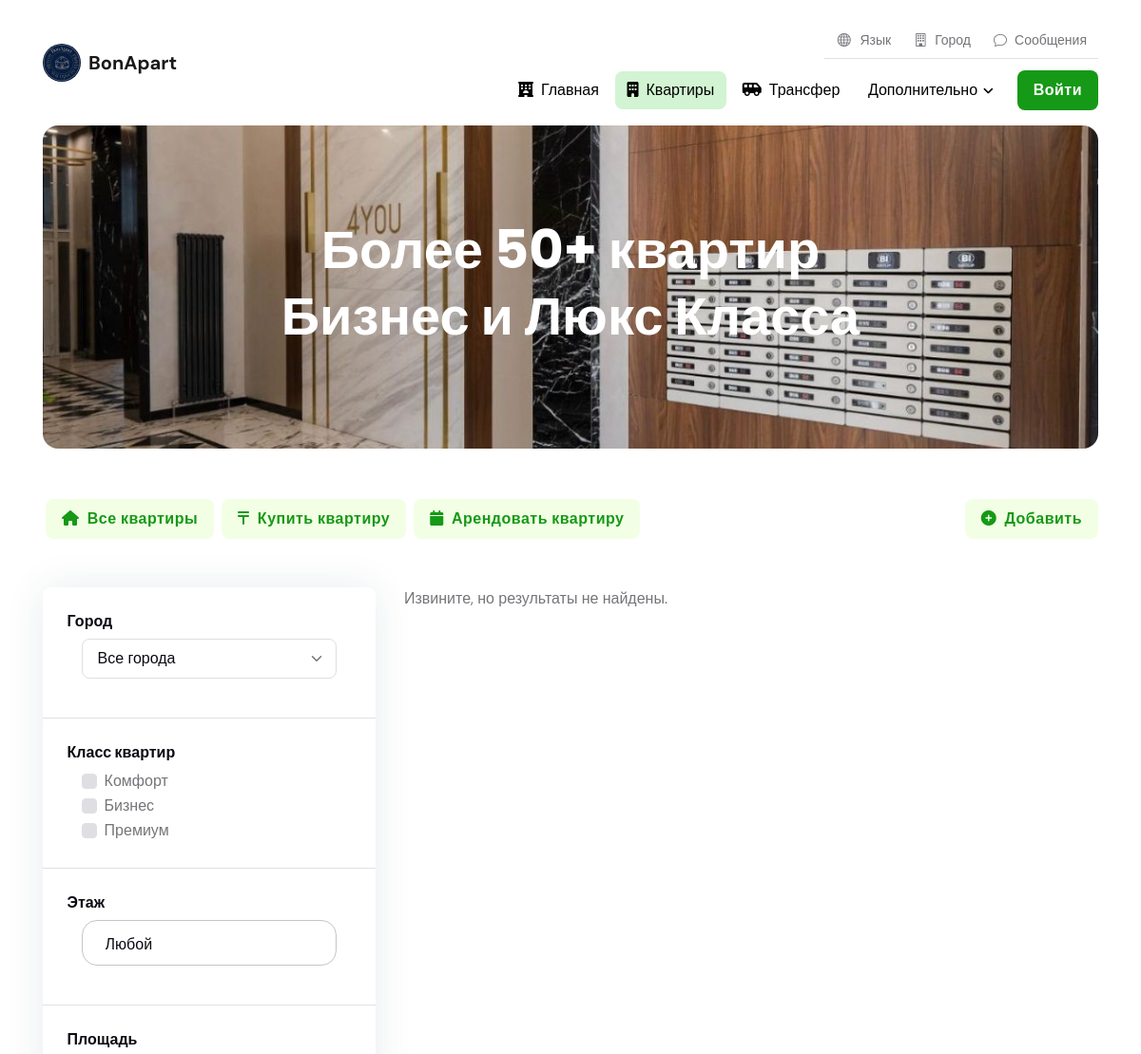
Before: /apartments/buy/ (upper part) with the older database file.
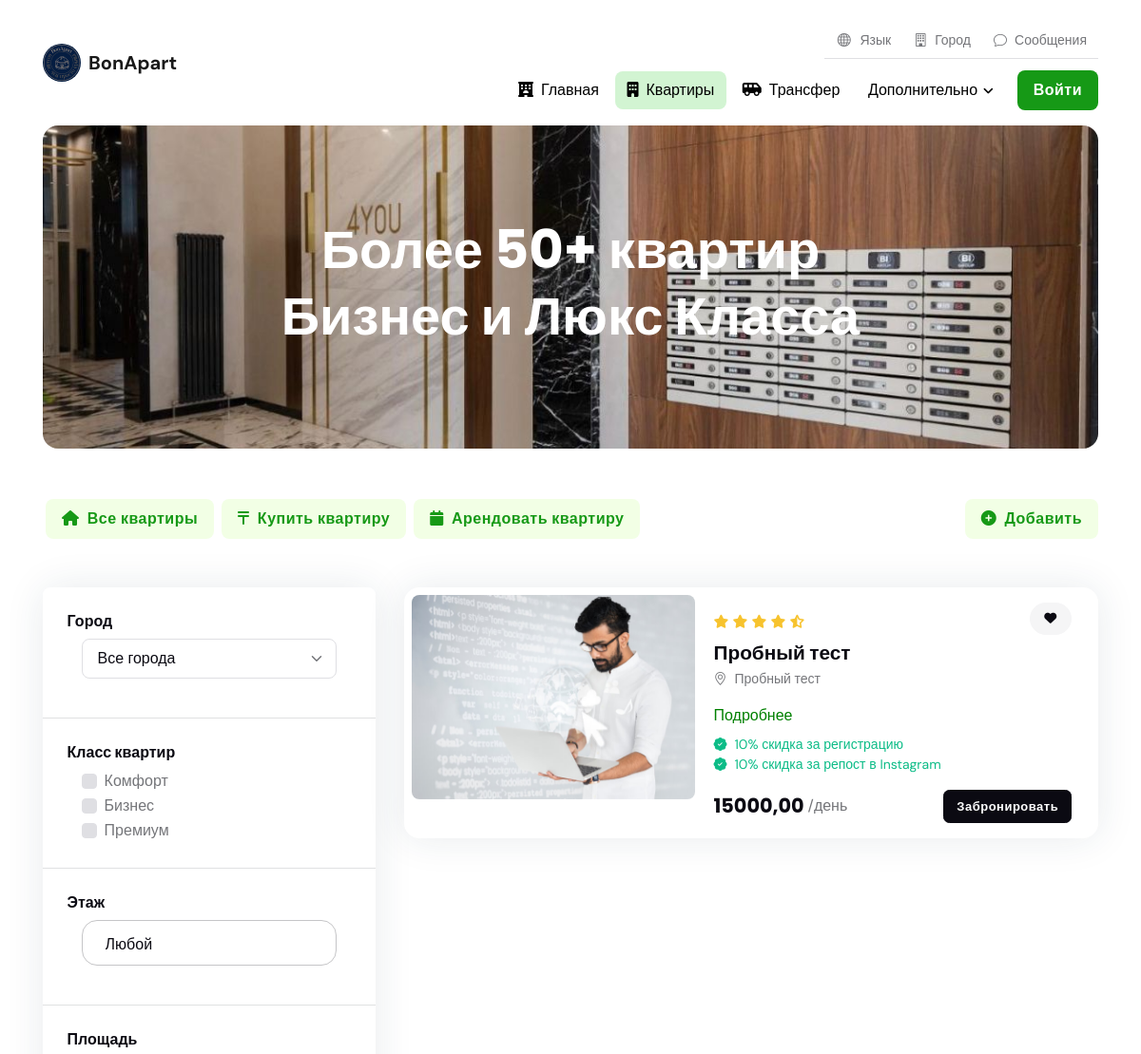
After: the same page with the newer database file.
### apartments/models.py (models this page shows, shortened)
class Apartment(models.Model):
    DEAL_CHOICES = (
        ('daily_rent', 'Аренда по суточно'),
        ('monthly_rent', 'Аренда помесячно'),
        ('sale', 'Продажа'),
    )
    CLASS_CHOICES = (
        ('lux', 'Люкс'),
        ('business', 'Бизнес'),
        ('prestige', 'Престиж'),
    )
    STATUS_CHOICES = (
        ('pending', 'На рассмотрении'),
        ('approved', 'Одобрено'),
        ('rejected', 'Отклонено'),
    )
    RATING_CHOICES = (
        (1, '1 звезда'),
        (2, '2 звезды'),
        (3, '3 звезды'),
        (4, '4 звезды'),
        (5, '5 звезд'),
    )
    deal_type = models.CharField(max_length=20, choices=DEAL_CHOICES, default='daily_rent', verbose_name='Тип сделки')
    city = models.ForeignKey('City', on_delete=models.CASCADE, blank=True, null=True, verbose_name='Города')
    name = models.CharField(max_length=355, verbose_name = 'Название ЖК')
    address = models.CharField(max_length=355, verbose_name = 'Адрес ЖК', blank=True, null=True)
    description = models.TextField(verbose_name='Подробнее')
    side = models.CharField(max_length=255, verbose_name='Район', blank=True, null=True)
    level = models.CharField(max_length=10, choices=CLASS_CHOICES, verbose_name='Класс квартиры', blank=True, null=True)
    rating = models.IntegerField(choices=RATING_CHOICES, blank=True, null=True)
    capacity = models.PositiveIntegerField(default=2, verbose_name='Вместимость')
    room = models.PositiveIntegerField(default=1, verbose_name='Комнат')
    square = models.PositiveIntegerField(default=37, verbose_name='Площадь')
    floor = models.PositiveIntegerField(default=5, verbose_name='Этаж')
    total_floors = models.PositiveSmallIntegerField(verbose_name='Кол-во этажей')
    singlebeds = models.PositiveSmallIntegerField(default=1, verbose_name='Односпальных мест')
    doublebeds = models.PositiveSmallIntegerField(default=1, verbose_name='Двухспальных мест')
    price = models.DecimalField(max_digits=10, decimal_places=2, verbose_name='Цена')
    image1 = models.ImageField(upload_to='apartment_images/', blank=True, null=True)
    image2 = models.ImageField(upload_to='apartment_images/', blank=True, null=True)
    image3 = models.ImageField(upload_to='apartment_images/', blank=True, null=True)
    image4 = models.ImageField(upload_to='apartment_images/', blank=True, null=True)
    image5 = models.ImageField(upload_to='apartment_images/', blank=True, null=True)
    image6 = models.ImageField(upload_to='apartment_images/', blank=True, null=True)
    image7 = models.ImageField(upload_to='apartment_images/', blank=True, null=True)
    image8 = models.ImageField(upload_to='apartment_images/', blank=True, null=True)
    image9 = models.ImageField(upload_to='apartment_images/', blank=True, null=True)
    image10 = models.ImageField(upload_to='apartment_images/', blank=True, null=True)
    image11 = models.ImageField(upload_to='apartment_images/', blank=True, null=True)
    image12 = models.ImageField(upload_to='apartment_images/', blank=True, null=True)
    wifi = models.BooleanField(default=False, verbose_name='Wi-Fi')
    elevator = models.BooleanField(default=True, verbose_name='Лифт')
    air_conditioning = models.BooleanField(default=False, verbose_name='Кондиционер')
    parking = models.BooleanField(default=False, verbose_name='Платный паркинг')
    bath = models.BooleanField(default=False, verbose_name='Ванна')
    orthopedic_mattress = models.BooleanField(default=False, verbose_name='Ортопедический матрац')
    smart_tv = models.BooleanField(default=False, verbose_name='Smart TV')
    hairdryer = models.BooleanField(default=False, verbose_name='Фен')
    iron = models.BooleanField(default=False, verbose_name='Утюг')
    washing_machine = models.BooleanField(default=False, verbose_name='Стиральная машинка')
    fridge = models.BooleanField(default=False, verbose_name='Холодильник')
    electric_kettle = models.BooleanField(default=False, verbose_name='Электрический чайник')
    plate = models.BooleanField(default=False, verbose_name='Плита')
    mini_bar = models.BooleanField(default=False, verbose_name='Мини Бар')
    hygiene = models.BooleanField(default=False, verbose_name='Гигиенические принадлежности')
    dishes = models.BooleanField(default=False, verbose_name='Посуда')
    shower = models.BooleanField(default=False, verbose_name='Душ')
    timestamp = models.DateTimeField(auto_now_add=True, blank=True, null=True)
    status = models.CharField(max_length=20, choices=STATUS_CHOICES, default='pending')
    owner = models.ForeignKey(settings.AUTH_USER_MODEL, on_delete=models.CASCADE, related_name='owned_apartments', blank=True, null=True)
    def upload_to(self, filename):
        max_width = 853
        max_height = 853
        img = Image.open(filename)
        img.thumbnail((max_width, max_height), Image.ANTIALIAS)
        cropped_image_path = f"apartment_images/{filename.name}"
        img.save(cropped_image_path)
        return cropped_image_path
    class Meta:
        verbose_name = 'Квартира'
        verbose_name_plural = 'Квартиры'

### apartments/views.py (the view)
# urls.py: path('buy/', ApartmentBuyView.as_view(), name='buy'),
class ApartmentBuyView(ListView):
    template_name = 'apartments/apartments_buy.html'
    context_object_name = 'apartment'
    form_class = ApartmentBuyFilterForm
    def get_queryset(self):
        selected_city = self.request.GET.get('selected_city')
        queryset = Apartment.objects.filter(deal_type='sale', status='approved')
        if selected_city:
            queryset = queryset.filter(city__name=selected_city, status='approved')
        form = self.form_class(self.request.GET)
        if form.is_valid():
            floor_choice = form.cleaned_data.get('floor_choice')
            room_choice = form.cleaned_data.get('room_choice')
            square_choice = form.cleaned_data.get('square_choice')
            price_from = form.cleaned_data.get('price_from')
            price_to = form.cleaned_data.get('price_to')
            if floor_choice:
                queryset = queryset.filter(floor=floor_choice)
            if room_choice:
                queryset = queryset.filter(room=room_choice)
            if square_choice:
                queryset = queryset.filter(square=square_choice)
            if price_from:
                queryset = queryset.filter(price__gte=price_from)
            if price_to:
                queryset = queryset.filter(price__lte=price_to)
        return queryset.order_by('-timestamp')
    def get_context_data(self, **kwargs):
        context = super().get_context_data(**kwargs)
        context['cities'] = City.objects.all()
        context['form'] = self.form_class(self.request.GET)
        return context

### templates/apartments/apartments_buy.html (shortened to what the changed rows need)
<!DOCTYPE html>
{% load static %}
<html lang="ru" data-bs-theme="light">
<head>
    	<link href="https://stackpath.bootstrapcdn.com/bootstrap/4.5.2/css/bootstrap.min.css" rel="stylesheet">
	<link rel="stylesheet" type="text/css" href="{% static 'css/all.min.css' %}">
	<link rel="stylesheet" type="text/css" href="{% static 'css/bootstrap-icons.css' %}">
	<link rel="stylesheet" type="text/css" href="{% static 'css/tiny-slider.css' %}">
	<link rel="stylesheet" type="text/css" href="{% static 'css/glightbox.css' %}">
	<link rel="stylesheet" type="text/css" href="{% static 'css/flatpickr.min.css' %}">
	<link rel="stylesheet" type="text/css" href="{% static 'css/choices.min.css' %}">
	<link rel="stylesheet" type="text/css" href="{% static 'css/style.css' %}">
</head>
<body class="has-navbar-mobile">
<main>
<section class="pt-0">
	<div class="container mt-2s">
		<div class="rounded-3 p-3 p-sm-5" style="background-image: url({% static 'images/1.jpeg' %}); background-position: center center; background-repeat: no-repeat; background-size: cover;">
			<div class="row my-2 my-xl-5">
				<div class="col-md-8 mx-auto">
					<h1 class="text-center text-white">Более 50+ квартир Бизнес и Люкс Класса</h1>
				</div>
			</div>
		</div>
	</div>
</section>
<section class="pt-0">
	<div class="container">
		<div class="row">
			<div class="col-xl-8 col-xxl-9">
				<div class="vstack gap-4">
                {% if apartment %}
					{% for i in apartment %}
					<div class="card shadow p-2">
						<div class="row g-0">
							<div class="col-md-5 position-relative">
								<div class="tiny-slider arrow-round arrow-xs arrow-dark overflow-hidden rounded-2">
									<div class="tiny-slider-inner" data-autoplay="false" data-arrow="true" data-dots="false" data-items="1">
										{% if i.image1 %}
										<div><img src="{{ i.image1.url }}" alt="Card image"></div>
										{% endif %}
									</div>
								</div>
							</div>
							<div class="col-md-7">
								<div class="card-body py-md-2 d-flex flex-column h-100 position-relative">
									<div class="d-flex justify-content-between align-items-center">
										<ul class="list-inline mb-0">
											<li class="list-inline-item me-0 small"><i class="fa-solid fa-star text-warning"></i></li>
											<li class="list-inline-item me-0 small"><i class="fa-solid fa-star text-warning"></i></li>
											<li class="list-inline-item me-0 small"><i class="fa-solid fa-star text-warning"></i></li>
											<li class="list-inline-item me-0 small"><i class="fa-solid fa-star text-warning"></i></li>
											<li class="list-inline-item me-0 small"><i class="fa-solid fa-star-half-alt text-warning"></i></li>
										</ul>
										<ul class="list-inline mb-0 z-index-2">
                                            <form method="post" action="{% url 'apartments:add_to_favorite' apartment_id=i.pk %}">
                                                <button style="border-radius: 100px;" type="submit" class="btn btn-sm btn-light favorite-button">
                                                    <i class="fa-solid fa-fw fa-heart"></i>
                                                </button>
                                            </form>
										</ul>
									</div>
									<h5 class="card-title mb-1"><a href="{% url 'apartments:apartaments-detail' pk=i.pk %}">{{ i.name }}</a></h5>
									<small><i class="bi bi-geo-alt me-2"></i>{{ i.address }}</small>
									<ul class="nav nav-divider mt-3">
										<li class="nav-item"><a style="color: green;" href="{% url 'apartments:apartaments-detail' pk=i.pk %}" class="mb-0 ">Подробнее</a></li>
									</ul>
									<ul class="list-group list-group-borderless small mb-0 mt-2">
										<li class="list-group-item d-flex text-success p-0">
											<i class="bi bi-patch-check-fill me-2"></i>10% скидка за регистрацию
										</li>
										<li class="list-group-item d-flex text-success p-0">
											<i class="bi bi-patch-check-fill me-2"></i>10% скидка за репост в Instagram
										</li>
									</ul>
									<div class="d-sm-flex justify-content-sm-between align-items-center mt-3 mt-2">
										<div class="d-flex align-items-center">
											<h5 class="fw-bold mb-0 me-1">{{ i.price }}</h5>
											<span class="mb-0 me-2">/день</span>
										</div>
										<div class="mt-3 mt-sm-0">
											<a href="" class="btn btn-sm btn-dark mb-0 w-100" data-apartment-id="{{ apartment.pk }}" data-jk-name="{{ apartment.name }}" data-toggle="modal" data-target="#reservationModal">
                                                Забронировать
                                            </a>
										</div>
									</div>
								</div>
							</div>
						</div>
					</div>
                    {% endfor %}
                {% else %}
                    <p>Извините, но результаты не найдены.</p>
                {% endif %}
					<nav class="d-flex justify-content-center" aria-label="navigation">
                        <ul class="pagination pagination-primary-soft d-inline-block d-md-flex rounded mb-0">
                        </ul>
                      </nav>
				</div>
			</div>
		</div>
	</div>
</section>
</main>
</body>
</html>

Changed rows visible on the page:
now on this page (row edited): Apartment: image1 (picture), name "Пробный тест", address "Пробный тест", price "15000,00"
Other visible differences:
text no longer shown: "Извините, но результаты не найдены."
